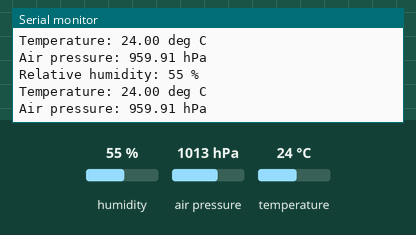
Bench run of a sketch on a simulated Arduino Uno, built with avr-gcc and run on an emulated ATmega328P. Parts: the last lines printed to the serial monitor. Wiring (inferred from the names in the program): HTU21/Si7021 sensor at I2C address 0x40; BMP180 pressure sensor at I2C address 0x77. Inputs (shaded band) come from the test bench; at power-on: humidity 55 %, air pressure 1013 hPa, temperature 24 °C.

Above: at 1.2 s.
1.3 s: humidity set to 22 %
At 2.6 s:
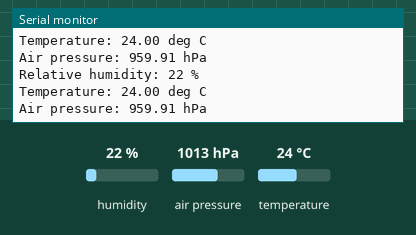
2.8 s: air pressure set to 952 hPa
At 3.7 s:
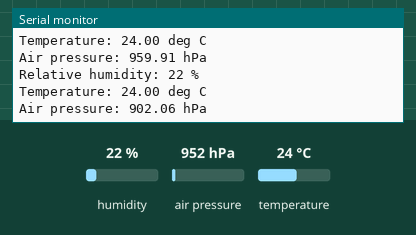
4.3 s: temperature set to 12 °C
At 5.8 s:
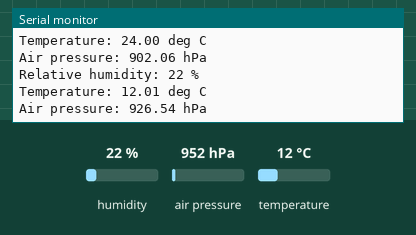
Timing chart, 0 to 7.3 s (numbered marks = the images above; inputs shaded):
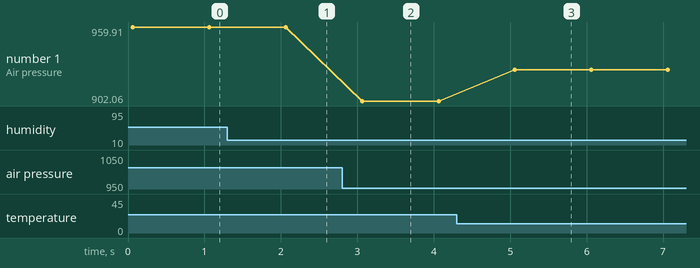

Measured:
- after the input at 1.3 s, the serial monitor: prints a new line after 0.71 s (image 1)
- after the input at 2.8 s, the serial monitor: prints a new line after 0.26 s (image 2)
- after the input at 4.3 s, the serial monitor: prints a new line after 0.73 s (image 3)
- plotted number 1: 959.91 → 902.06 after the input at 2.8 s, 902.06 → 926.54 after the input at 4.3 s

The sketch:

weather-station.ino
```cpp
// Connections:
// SI7021   Arduino
// VIN      3.3V
// GND      GND
// SCL      SCL
// SDA      SDA

 // Connections:
 // BMP180   Arduino
 // VCC      3.3V
 // GND      GND
 // SCL      SCL
 // SDA      SDA

#define si7021_address 0x40
#include <Wire.h>
unsigned char MSB, LSB;
unsigned int RH_Code;
int relative_humidity;
unsigned int Temp_Code;
float temperature;
int t1;
int t2;
int delta_t;

// I2C address of bmp180
#define bmp180_address 0x77
// oversampling setting
#define oss 0
// pressure at sea level
#define p0 101325

// calibration coefficients (2 bytes each)
short ac1;
short ac2;
short ac3;
unsigned short ac4;
unsigned short ac5;
unsigned short ac6;
short b1;
short b2;
short mb;
short mc;
short md;

// b5 is calculated in calcTrueTemp(), this variable is also used in calcTruePress()
long b5;

float pressure;
float altitude;

void setup() {
  Serial.begin(9600);
  Wire.begin();
  // read calibration data from the EEPROM of the bMP180
  calibrate();
}

void loop() {
  t1 = millis();

  // START and slave address
  Wire.beginTransmission(si7021_address);
  // WRITE and byte to be written
  Wire.write(0xE5);
  Wire.endTransmission();

  // Repeated START
  Wire.requestFrom(si7021_address, 2);
  while(Wire.available()<2)
    ;

  // READ and ACK
  MSB = Wire.read();
  // READ and ACK
  LSB = Wire.read();

  /*Serial.println("MSB and LSB: ");
  Serial.print(MSB);
  Serial.print(" ");
  Serial.println(LSB);*/

  RH_Code = MSB << 8 | LSB;
  /*Serial.println("RH_Code: ");
  Serial.println(RH_Code);*/

  relative_humidity = ((125.*RH_Code)/65536.)-6.;
  Serial.print("Relative humidity: ");
  Serial.print(relative_humidity);
  Serial.println(" %");

  // START and slave address
  Wire.beginTransmission(si7021_address);
  // WRITE and byte to be written
  Wire.write(0xE0);
  Wire.endTransmission();

  // Repeated START
  Wire.requestFrom(si7021_address, 2);
  while(Wire.available()<2)
    ;

  // READ and ACK
  MSB = Wire.read();
  // READ and ACK
  LSB = Wire.read();

  /*Serial.println("MSB and LSB: ");
  Serial.print(MSB);
  Serial.print(" ");
  Serial.println(LSB);*/

  Temp_Code = MSB << 8 | LSB;
  /*Serial.println("Temp_Code: ");
  Serial.println(Temp_Code);*/

  temperature = ((175.72*Temp_Code)/65536.)-46.85;
  Serial.print("Temperature: ");
  Serial.print(temperature);
  Serial.println(" deg C");

  // read uncompensated pressure value
  pressure = readUncompPress();

  // calculate true pressure (in Pa)
  pressure = calcTruePress(pressure);

  // display pressure value
  Serial.print("Air pressure: ");
  Serial.print(pressure/100);
  Serial.println(" hPa");
  Serial.println();

  t2 = millis();
  delta_t = t2 - t1;

  // 1 measurement per second
  delay(1000-delta_t);
}


// read 1 byte from the bmp180 at 'address'
char bmp180Readbyte(unsigned char address)
{
  unsigned char data;

  // send address of the slave device we want to talk to
  Wire.beginTransmission(bmp180_address);
  // queue 1 byte for transmission
  // it's the memory address we want to read from
  Wire.write(address);
  // transmit queued byte
  Wire.endTransmission();

  // request 1 byte from slave device
  Wire.requestFrom(bmp180_address, 1);
  // wait for byte to be received from the slave
  while(!Wire.available())
    ;

  // return received byte
  return Wire.read();
}

// read 2 bytes from the bmp180
int bmp180Read2bytes(unsigned char address)
{
  unsigned char MSB, LSB;

  Wire.beginTransmission(bmp180_address);
  Wire.write(address);
  Wire.endTransmission();

  Wire.requestFrom(bmp180_address, 2);
  // wait for 2 bytes to be received
  while(Wire.available()<2)
    ;

  // store the queued bytes
  MSB = Wire.read();
  LSB = Wire.read();

  return (int) MSB<<8 | LSB;
}

void calibrate()
{
  // read uncompensatedTemperature EEPROM registers, 16 bit, MSB first
  // variable names must be lowercase, otherwise the compiler thinks it's a hex value
  ac1 = bmp180Read2bytes(0xAA);
  ac2 = bmp180Read2bytes(0xac);
  ac3 = bmp180Read2bytes(0xAE);
  ac4 = bmp180Read2bytes(0xb0);
  ac5 = bmp180Read2bytes(0xb2);
  ac6 = bmp180Read2bytes(0xb4);
  b1  = bmp180Read2bytes(0xb6);
  b2  = bmp180Read2bytes(0xb8);
  mb  = bmp180Read2bytes(0xbA);
  mc  = bmp180Read2bytes(0xbC);
  md  = bmp180Read2bytes(0xbE);
}

long readUncompTemp()
{
  long uncompensatedTemperature;

  // write 0x2E into register 0xF4
  Wire.beginTransmission(bmp180_address);
  Wire.write(0xF4);
  Wire.write(0x2E);
  Wire.endTransmission();

  // wait at least 4.5ms
  delay(5);

  // read registers 0xF6 (MSB) and 0xF7 (LSB)
  uncompensatedTemperature = bmp180Read2bytes(0xF6);
  return uncompensatedTemperature;
}

long readUncompPress()
{
  unsigned char MSB, LSB, XLSB;
  long uncompensatedPressure = oss;

  Wire.beginTransmission(bmp180_address);
  Wire.write(0xF4);
  Wire.write(0x34);
  Wire.endTransmission();

  // wait for conversion, delay time dependent on oss
  delay(5);

  // read register 0xF6 (MSB), 0xF7 (LSB), and 0xF8 (XLSB)
  Wire.beginTransmission(bmp180_address);
  Wire.write(0xF6);
  Wire.endTransmission();
  Wire.requestFrom(bmp180_address, 3);

  // wait for the 3 bytes to become available
  while(Wire.available() < 3)
    ;

  MSB = Wire.read();
  LSB = Wire.read();
  XLSB = Wire.read();

  uncompensatedPressure = (((unsigned long) MSB << 16) | ((unsigned long) LSB << 8) | (unsigned long) XLSB) >> (8);

  return uncompensatedPressure;
}

short calcTrueTemp(unsigned int uncompensatedTemperature)
{
  long x1, x2;

  x1 = (((long)uncompensatedTemperature - (long)ac6)*(long)ac5) >> 15;
  x2 = ((long)mc << 11)/(x1 + md);
  b5 = x1 + x2;

  return ((b5 + 8)>>4);
}

long calcTruePress(unsigned long uncompensatedPressure)
{
  long x1, x2, x3, b3, b6, p;
  unsigned long b4, b7;

  b6 = b5 - 4000;

  // Calculate b3
  x1 = (b2 * (b6 * b6)>>12)>>11;
  x2 = (ac2 * b6)>>11;
  x3 = x1 + x2;
  b3 = (((((long)ac1)*4 + x3)<<oss) + 2)>>2;

  // Calculate b4
  x1 = (ac3 * b6)>>13;
  x2 = (b1 * ((b6 * b6)>>12))>>16;
  x3 = ((x1 + x2) + 2)>>2;
  b4 = (ac4 * (unsigned long)(x3 + 32768))>>15;

  b7 = ((unsigned long)(uncompensatedPressure - b3) * (50000>>oss));
  if (b7 < 0x80000000)
    p = (b7<<1)/b4;
  else
    p = (b7/b4)<<1;

  x1 = (p>>8) * (p>>8);
  x1 = (x1 * 3038)>>16;
  x2 = (-7357 * p)>>16;
  p += (x1 + x2 + 3791)>>4;

  return p;
}
```
